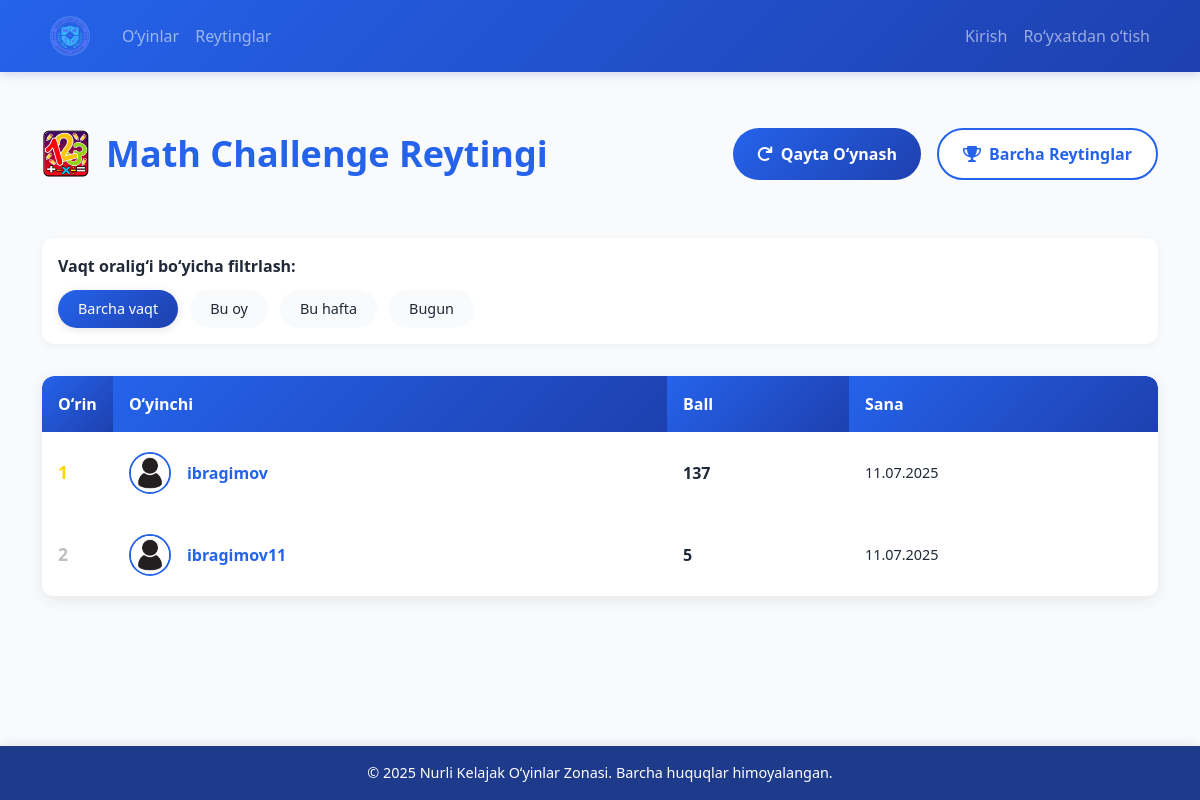
The app's page /leaderboard/games/math_challenge/, older data.
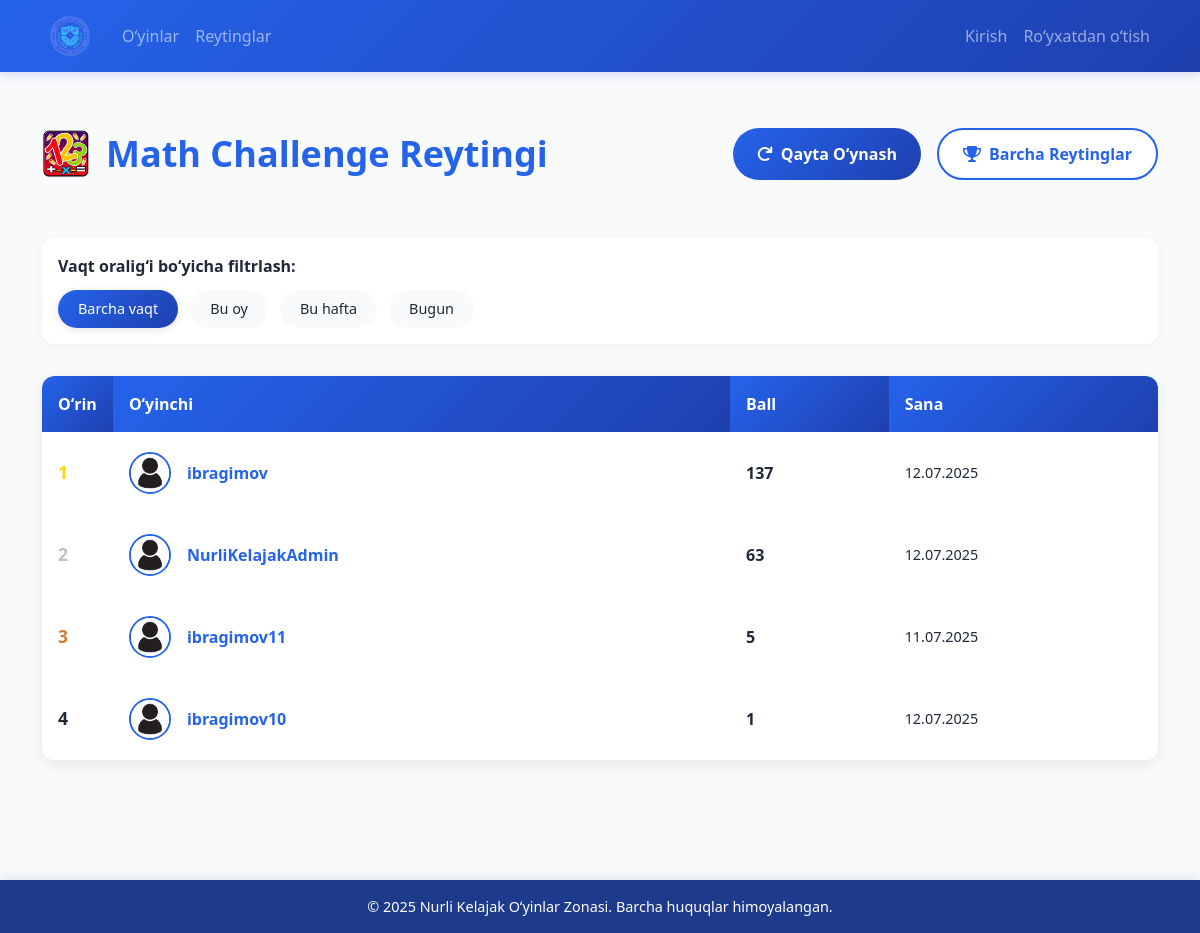
The same page, newer data.
### accounts/models.py (models this page shows, shortened)
class User(AbstractUser):
    avatar = models.ImageField(upload_to='avatars/', null=True, blank=True)
    bio = models.TextField(max_length=500, blank=True)
    groups = models.ManyToManyField(
        'auth.Group',
        related_name='custom_user_set',
        blank=True,
        help_text='The groups this user belongs to.',
        verbose_name='groups',
    )
    user_permissions = models.ManyToManyField(
        'auth.Permission',
        related_name='custom_user_set',
        blank=True,
        help_text='Specific permissions for this user.',
        verbose_name='user permissions',
    )

### leaderboard/views.py (the view)
# urls.py: path('games/<slug:game_slug>/', views.game_leaderboard, name='game_leaderboard'),
def game_leaderboard(request, game_slug):
    game = get_object_or_404(Game, slug=game_slug)
    time_filter = request.GET.get('filter', 'all')
    queryset = GameScore.objects.filter(game=game)
    today = timezone.now().date()
    if time_filter == 'month':
        first_day = today.replace(day=1)
        queryset = queryset.filter(created_at__gte=first_day)
    elif time_filter == 'week':
        monday = today - timedelta(days=today.weekday())
        queryset = queryset.filter(created_at__gte=monday)
    elif time_filter == 'day':
        queryset = queryset.filter(created_at__date=today)
    leaderboard = queryset.values(
        'user__username',
        'user__avatar'
    ).annotate(
        max_score=Max('score'),
        latest_score_date=Max('created_at')
    ).order_by('-max_score')[:10]
    return render(request, 'leaderboard/game_leaderboard.html', {
        'game': game,
        'leaderboard': leaderboard,
        'active_filter': time_filter
    })

### leaderboard/templates/leaderboard/game_leaderboard.html (shortened to what this page needs)
{% extends "base.html" %}
{% load static %}
{% load humanize %}
{% block content %}
<div class="container leaderboard-container">
    <div class="leaderboard-header">
        <h1 class="leaderboard-title">
            {% if game.image %}
                <img src="{{ game.image.url }}" class="game-icon" alt="{{ game.name }} ikonkasi">
            {% endif %}
            {{ game.name }} Reytingi
        </h1>
        <div class="leaderboard-actions">
            <a href="{% url 'games:game_detail' game.slug %}" class="leaderboard-btn play-again-btn">
                <i class="fas fa-redo"></i> Qayta Oʻynash
            </a>
            <a href="{% url 'leaderboard:leaderboards_home' %}" class="leaderboard-btn view-all-btn">
                <i class="fas fa-trophy"></i> Barcha Reytinglar
            </a>
        </div>
    </div>
    <div class="time-filter-container">
        <span class="time-filter-title">Vaqt oraligʻi boʻyicha filtrlash:</span>
        <div class="time-filter-options">
            <a href="?filter=all" class="time-filter-btn {% if active_filter == 'all' %}active{% endif %}">
                Barcha vaqt
            </a>
            <a href="?filter=month" class="time-filter-btn {% if active_filter == 'month' %}active{% endif %}">
                Bu oy
            </a>
            <a href="?filter=week" class="time-filter-btn {% if active_filter == 'week' %}active{% endif %}">
                Bu hafta
            </a>
            <a href="?filter=day" class="time-filter-btn {% if active_filter == 'day' %}active{% endif %}">
                Bugun
            </a>
        </div>
    </div>
    <div class="leaderboard-table-container">
        {% if leaderboard %}
            <table class="leaderboard-table">
                <thead>
                    <tr>
                        <th scope="col">Oʻrin</th>
                        <th scope="col">Oʻyinchi</th>
                        <th scope="col">Ball</th>
                        <th scope="col">Sana</th>
                    </tr>
                </thead>
                <tbody>
                    {% for entry in leaderboard %}
                        <tr {% if entry.user__username == request.user.username %}class="current-user"{% endif %}>
                            <td class="rank-cell {% if forloop.counter == 1 %}rank-1{% elif forloop.counter == 2 %}rank-2{% elif forloop.counter == 3 %}rank-3{% endif %}">
                                {{ forloop.counter }}
                            </td>
                            <td>
                                <div class="user-cell">
                                    <a href="{% url 'accounts:user_profile' username=entry.user__username %}">
                                        <img src="{% if entry.user__avatar %}{{ entry.user__avatar.url }}{% else %}{% static 'images/default-avatar.png' %}{% endif %}"
                                             class="user-avatar"
                                             alt="{{ entry.user__username }} avatari"
                                             onerror="this.src='{% static 'images/default-avatar.png' %}'">
                                    </a>
                                    <a href="{% url 'accounts:user_profile' username=entry.user__username %}" class="username-link">
                                        {{ entry.user__username }}
                                    </a>
                                </div>
                            </td>
                            <td class="score-cell">{{ entry.max_score|intcomma }}</td>
                            <td class="time-cell">{{ entry.latest_score_date|date:"d.m.Y" }}</td>
                        </tr>
                    {% endfor %}
                </tbody>
            </table>
        {% endif %}
    </div>
</div>
{% endblock %}

Row changes from the older to the newer data that the page shows:
changed User "ibragimov": latest_score_date "11.07.2025" → "12.07.2025"
added User: user__username "NurliKelajakAdmin", max_score "63", latest_score_date "12.07.2025"
added User: user__username "ibragimov10", max_score "1", latest_score_date "12.07.2025"
